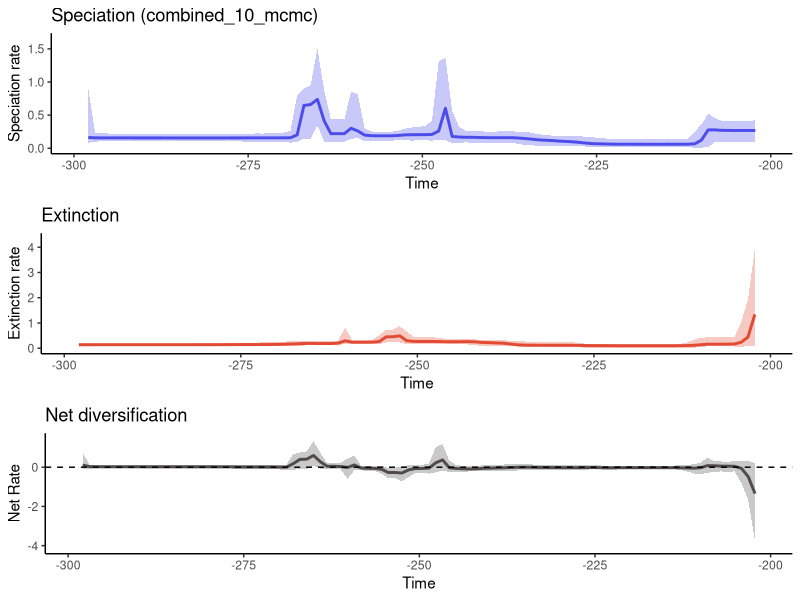

Reproduce this figure in R.

library(ggplot2)
library(scales)
library(gridExtra)

#Speciation Rate
time=c(-202.21563562, -203.18251686000002,-204.14939809999998,-205.11627934,-206.08316057999997,-207.05004182,-208.01692306,-208.98380429999997,-209.95068554,-210.91756678000002,-211.88444801999998,-212.85132926,-213.81821050000002,-214.78509173999998,-215.75197298,-216.71885421999997,-217.68573546,-218.6526167,-219.61949793999997,-220.58637918,-221.55326042000002,-222.52014165999998,-223.4870229,-224.45390414000002,-225.42078537999998,-226.38766662,-227.35454786000003,-228.3214291,-229.28831034,-230.25519157999997,-231.22207282,-232.18895406000001,-233.15583529999998,-234.12271654,-235.08959778000002,-236.05647901999998,-237.02336026,-237.99024150000002,-238.95712274,-239.92400398,-240.89088521999997,-241.85776646,-242.8246477,-243.79152893999998,-244.75841018,-245.72529142000002,-246.69217265999998,-247.6590539,-248.62593514000002,-249.59281638,-250.55969762,-251.52657885999997,-252.4934601,-253.46034134,-254.42722257999998,-255.39410382,-256.36098505999996,-257.3278663,-258.29474754,-259.26162878,-260.22851002,-261.19539126,-262.1622725,-263.12915374,-264.09603498,-265.06291622,-266.02979746,-266.99667869999996,-267.96355994,-268.93044118,-269.89732242,-270.86420366,-271.8310849,-272.79796613999997,-273.76484738,-274.73172862,-275.69860986,-276.6654911,-277.63237233999996,-278.59925358,-279.56613482,-280.53301606,-281.4998973,-282.46677854,-283.43365977999997,-284.40054102,-285.36742226,-286.33430350000003,-287.30118474,-288.26806598,-289.23494722,-290.20182846,-291.1687097,-292.13559094,-293.10247218,-294.06935341999997,-295.03623466,-296.0031159,-296.96999714000003,-297.93687838)
rate=c(0.2687860491136485, 0.2684323194175442,0.26831225288891625,0.26831225288891625,0.2693877319978879,0.27060781356838437,0.27734903539518063,0.27706514151055944,0.12301079380835808,0.0660837057749546,0.06171581958205036,0.06056209878409757,0.06052678445837355,0.06051009231706689,0.06049582978082324,0.06042377286107546,0.06042377286107546,0.06056209878409757,0.06086635395258553,0.06112740854548153,0.061242433883847425,0.061753960501063555,0.06390780615881478,0.06681007705186229,0.06905740747896846,0.07626714641384987,0.08704264561480567,0.09653972487222391,0.10235878702473762,0.10757829167114918,0.11551203839038479,0.12047820435342835,0.1254411944949209,0.135141335660355,0.14510005602641785,0.15339380206185593,0.15933765422354074,0.15954622702190435,0.1596542405427141,0.15974061350104563,0.16026884499780025,0.16227788547313413,0.16502458029230455,0.16542521905980268,0.1696714984385542,0.17869059795680242,0.6036298731510128,0.25874484639123013,0.2085075253143252,0.20486519281346077,0.20475056627168348,0.20430055409588888,0.20204268711886048,0.19332369155538326,0.1879502170319544,0.1879502170319544,0.1879502170319544,0.18923753730867304,0.19889591241830995,0.2608029916395066,0.3014864902192229,0.22035390277681152,0.22021707079144792,0.22068842681788325,0.415009761390976,0.7376008987303375,0.6602432196787396,0.6457504107591643,0.20198277927928882,0.1588030566411858,0.15717994897591925,0.15697143236504343,0.1569302496765102,0.15689099624859154,0.1568839022070621,0.15655051459081276,0.15644440802733572,0.15638457485394242,0.15610208457411165,0.15610208457411165,0.15607100732879975,0.15607100732879975,0.15603005417669344,0.15603005417669344,0.15593527001491692,0.15603005417669344,0.15603005417669344,0.15603005417669344,0.15607100732879975,0.15638457485394242,0.15638457485394242,0.15638457485394242,0.15644440802733572,0.15651882370363512,0.15655051459081276,0.1566138011698249,0.1566138011698249,0.1568866168432867,0.1574958996307537,0.16276694912505074)
minHPD=c(0.0992844221304142, 0.0975615583099531,0.0975615583099531,0.10057404702742104,0.10057404702742104,0.0975615583099531,0.0975615583099531,0.012605897604955901,0.011263108198004803,0.011451070382537513,0.011451070382537513,0.01554198756901734,0.01554198756901734,0.01744010013585533,0.01839767971967194,0.01839767971967194,0.01839767971967194,0.019295627892272304,0.019902347059542806,0.017916556702126208,0.019902347059542806,0.017916556702126208,0.019902347059542806,0.01839767971967194,0.019902347059542806,0.023725177454830805,0.032025204453669916,0.03309812089981593,0.03757726056144107,0.03944214953269,0.03861094551351633,0.039755485672068984,0.03944214953269,0.04213258444229106,0.05082326688374917,0.06059152744494904,0.0839882954211647,0.0839882954211647,0.0839882954211647,0.0841350698904608,0.08449765714116804,0.08540548205158607,0.08449765714116804,0.08795038417119556,0.0839882954211647,0.0801725954615504,0.12058961477097924,0.1325581258575156,0.11369270475704515,0.12057440238920118,0.12057440238920118,0.11576098664649735,0.12057440238920118,0.120094122907171,0.11501807036540615,0.11501807036540615,0.11501807036540615,0.11501807036540615,0.10570277322536684,0.15805490149787338,0.14072272596169655,0.09950275070971716,0.10013328373874582,0.0980097430029941,0.10052181752497823,0.35260414072918855,0.14309980110170104,0.14309980110170104,0.09487159365711796,0.08409395307180252,0.09856389699940697,0.09719848897500981,0.1000909145007293,0.09639680026626568,0.09856389699940697,0.1000909145007293,0.10174125140870105,0.1038735396104209,0.10554431638332482,0.10554431638332482,0.10554431638332482,0.10554431638332482,0.10554431638332482,0.10554431638332482,0.10554431638332482,0.10554431638332482,0.10554431638332482,0.10554431638332482,0.10554431638332482,0.10660753855850547,0.10660753855850547,0.10660753855850547,0.10660753855850547,0.10556595592767015,0.10556595592767015,0.10556595592767015,0.10453554985043398,0.10556595592767015,0.09890197614965333,0.08409395307180252)
maxHPD=c(0.42319199234912963, 0.41115477583140525,0.41115477583140525,0.41140998123936096,0.41140998123936096,0.4152534465253595,0.45349287713451575,0.5239499795348549,0.3583580820167121,0.2548693103921549,0.14358816817259554,0.13712321371413877,0.13606298885652554,0.1377252836850487,0.1377252836850487,0.1377252836850487,0.1377252836850487,0.1384750291540618,0.13959742702649103,0.13743436133843584,0.13959742702649103,0.13959742702649103,0.14577765168888895,0.153577059857705,0.16450999182035386,0.17277872022441376,0.18055392318270735,0.18378940747162262,0.18784343727658903,0.18834345338337155,0.19109574971895996,0.19650960251723212,0.21020465394980897,0.22978805234967475,0.2484928159332873,0.25186943266360007,0.25361807358578353,0.25361807358578353,0.25361807358578353,0.25186943266360007,0.2519433004273863,0.2564056677127268,0.25959853566875246,0.26674106232648626,0.3253966721802296,0.5676112601533241,1.3637206713588401,1.3115178466653101,0.4102721172802104,0.33913007699344627,0.32200594836098984,0.3134037142583643,0.29605421402553245,0.26158630681147826,0.25083260931115603,0.25083260931115603,0.25083260931115603,0.2531784678005521,0.3047755842033251,0.8148624471812539,0.8494121680446509,0.4378342535326911,0.437392059369498,0.4378342535326911,0.8807226770964113,1.5029122423736698,0.9515701085707341,0.9060756591528046,0.8035253212579779,0.26020818379886435,0.23541015298858606,0.22859715761299212,0.22781372502191838,0.22223163741104396,0.2232745112436568,0.22169582111086897,0.22223163741104396,0.22223163741104396,0.22223163741104396,0.2221328271450131,0.22114443690108457,0.22114443690108457,0.22114443690108457,0.22114443690108457,0.22114443690108457,0.22114443690108457,0.22114443690108457,0.22114443690108457,0.22114443690108457,0.22223163741104396,0.22223163741104396,0.22223163741104396,0.22223163741104396,0.2221328271450131,0.2221328271450131,0.22223163741104396,0.22223163741104396,0.2270246570774322,0.23541015298858606,0.8899309981981475)
# Create data frames for speciation plot
speciation_data <- data.frame(
  time = time,
  rate = rate,
  minHPD = minHPD,
  maxHPD = maxHPD
)
# Remove rows with NA in 'rate' column
speciation_data <- speciation_data[!is.na(speciation_data$rate), ]
# Speciation Rate Plot
p1 <- ggplot(speciation_data, aes(x = time)) +
  geom_ribbon(aes(ymin = minHPD, ymax = maxHPD), 
              fill = alpha('#4c4cec', 0.3), color = NA) +
  geom_line(aes(y = rate), color = '#4c4cec', size = 1) +
  scale_x_continuous(limits = c(-298.420319, -201.732195)) +
  scale_y_continuous(limits = c(0, 1.653203466611037)) +
  labs(x = 'Time', y = 'Speciation rate', 
       title = 'Speciation (combined_10_mcmc)') +
  theme_classic()

#Extinction Rate
time=c(-202.21563562, -203.18251686000002,-204.14939809999998,-205.11627934,-206.08316057999997,-207.05004182,-208.01692306,-208.98380429999997,-209.95068554,-210.91756678000002,-211.88444801999998,-212.85132926,-213.81821050000002,-214.78509173999998,-215.75197298,-216.71885421999997,-217.68573546,-218.6526167,-219.61949793999997,-220.58637918,-221.55326042000002,-222.52014165999998,-223.4870229,-224.45390414000002,-225.42078537999998,-226.38766662,-227.35454786000003,-228.3214291,-229.28831034,-230.25519157999997,-231.22207282,-232.18895406000001,-233.15583529999998,-234.12271654,-235.08959778000002,-236.05647901999998,-237.02336026,-237.99024150000002,-238.95712274,-239.92400398,-240.89088521999997,-241.85776646,-242.8246477,-243.79152893999998,-244.75841018,-245.72529142000002,-246.69217265999998,-247.6590539,-248.62593514000002,-249.59281638,-250.55969762,-251.52657885999997,-252.4934601,-253.46034134,-254.42722257999998,-255.39410382,-256.36098505999996,-257.3278663,-258.29474754,-259.26162878,-260.22851002,-261.19539126,-262.1622725,-263.12915374,-264.09603498,-265.06291622,-266.02979746,-266.99667869999996,-267.96355994,-268.93044118,-269.89732242,-270.86420366,-271.8310849,-272.79796613999997,-273.76484738,-274.73172862,-275.69860986,-276.6654911,-277.63237233999996,-278.59925358,-279.56613482,-280.53301606,-281.4998973,-282.46677854,-283.43365977999997,-284.40054102,-285.36742226,-286.33430350000003,-287.30118474,-288.26806598,-289.23494722,-290.20182846,-291.1687097,-292.13559094,-293.10247218,-294.06935341999997,-295.03623466,-296.0031159,-296.96999714000003,-297.93687838)
rate=c(1.3388401402117045, 0.4462862079862362,0.23722945270710805,0.16840988514096572,0.16346935693495157,0.16187340918723322,0.16009549119106975,0.1599951735526629,0.1361818101215231,0.11686321401381816,0.1070785096503242,0.10266449829471441,0.10050195655251573,0.09973638796941665,0.09967257299857205,0.0996977483257723,0.0996977483257723,0.09973638796941665,0.0996977483257723,0.09973638796941665,0.10024683299725475,0.10231799749663505,0.10392651623433835,0.10424490785135464,0.10550511246848315,0.10771905100356508,0.11433078956644237,0.11686321401381816,0.11709771109600989,0.11709771109600989,0.11758277584254627,0.11812657728297271,0.11899638072115525,0.12111493087111425,0.12810146027834052,0.14134673446319793,0.17598453037485057,0.2026557779372269,0.2115515225648894,0.2214846644258056,0.23130363007354549,0.25355143806729274,0.2610136931899767,0.2579097831075766,0.2567314793728588,0.2569586670113918,0.2644571909302884,0.26857102295339186,0.269661459592444,0.27024171974481215,0.2716174978561027,0.2993111917955801,0.4914006070529571,0.45574816309392746,0.4512489223582308,0.2657725144631535,0.2425709784844825,0.23933890321965057,0.2390791567574651,0.24012955366054467,0.2940616422326896,0.20419335178409165,0.18761379877431833,0.18724896004984742,0.1869864323647705,0.19318733802822818,0.18923925483161486,0.17604276215298797,0.16862679344476222,0.15900635819055153,0.15301257089178505,0.1479948833468258,0.14689409727088087,0.14658933587537903,0.1464908765784534,0.14629881529962657,0.14482529430121194,0.14305611207218716,0.14212707769338448,0.14145810469002962,0.14082757684043687,0.14068757630120526,0.14022506953706443,0.14022506953706443,0.1400824176529077,0.1400824176529077,0.1400824176529077,0.14006271664456582,0.1400520665614572,0.1399833377224984,0.13984546044766866,0.13946586240118286,0.13914512505973073,0.13914512505973073,0.13914512505973073,0.13914512505973073,0.13891008154057854,0.13847921791754814,0.13847921791754814,0.13819236835348864)
minHPD=c(0.1005840969004761, 0.08600185922168756,0.05978053659526649,0.06866762447062613,0.07748038210407669,0.07748038210407669,0.07489652113786749,0.07489652113786749,0.0502631814766509,0.019742943459155816,0.002737767190968527,0.014710739093809383,0.014710739093809383,0.017645897781845277,0.018192192091616002,0.018192192091616002,0.015736101602910352,0.015736101602910352,0.015736101602910352,0.01932890674552248,0.01932890674552248,0.01888555332812913,0.02122438851413409,0.02122438851413409,0.02122438851413409,0.01932890674552248,0.0484844745079187,0.06714143607904352,0.06008478576239674,0.06714143607904352,0.06596608174177035,0.06714143607904352,0.06596608174177035,0.06008478576239674,0.06596608174177035,0.07145907797194906,0.08029357578454015,0.08519444308127344,0.0880711381763085,0.08766115297514114,0.0945023424237976,0.12525688358553563,0.1505918896433044,0.15587175056329547,0.15587175056329547,0.15627346893136915,0.1558736494244624,0.15627346893136915,0.1519639842727648,0.15627346893136915,0.15627346893136915,0.1598050609038752,0.2313738723983306,0.23757480936670825,0.23407964368488132,0.15025496626162263,0.1551547198185588,0.15835841559338895,0.15804638486597894,0.15232754875065874,0.17715603455487183,0.10771938147781569,0.12082050302823126,0.115190831998494,0.11615524143945838,0.11615524143945838,0.10771938147781569,0.10757350370317044,0.10098178953925184,0.08607457091576699,0.09088290514108176,0.08719566948190333,0.08144209072544578,0.07907675096395457,0.08144209072544578,0.08144209072544578,0.07573116547636367,0.08135684698222646,0.08135684698222646,0.08135684698222646,0.08135684698222646,0.08135684698222646,0.08135684698222646,0.08135684698222646,0.08135684698222646,0.08135684698222646,0.08135684698222646,0.08135684698222646,0.08135684698222646,0.08123396823758879,0.08123396823758879,0.08123396823758879,0.07907675096395457,0.07907675096395457,0.07907675096395457,0.07907675096395457,0.07907675096395457,0.07907675096395457,0.07907675096395457,0.08056801792841714)
maxHPD=c(3.9412873201292564, 1.927257587373918,1.039577088731692,0.4327198116268513,0.42994681595952394,0.42994681595952394,0.42814983127047657,0.4327198116268513,0.41086045781824876,0.3278155034705718,0.22168393848700205,0.17492395392429436,0.16105087213227604,0.16105087213227604,0.16008730040156277,0.16008730040156277,0.1573886971367092,0.1573886971367092,0.1573886971367092,0.16008730040156277,0.15990304670376304,0.1638858053954246,0.16818076856235067,0.16958857652644543,0.1749190689948379,0.18675635828415524,0.22517545688688848,0.23471274278301665,0.2282861539578194,0.23471274278301665,0.23274726571567794,0.23471274278301665,0.23612561262367315,0.2483992427805109,0.2772935349591538,0.29567810463267125,0.30583033988348385,0.3092735708379692,0.31293490740394,0.3181989540704837,0.3271036757419447,0.3520658966098278,0.3630856621604108,0.34931593781755493,0.34931593781755493,0.3510989597888556,0.40013956885895813,0.43191283467052755,0.43311195653241696,0.44228588944922054,0.4570569061203061,0.6632980480935632,0.8662687189983949,0.7425824374013152,0.7375226783566725,0.512844359145703,0.3376403913117357,0.3376403913117357,0.3370173051490601,0.33743540095226426,0.8158668116074316,0.3061924439079226,0.29805180516388907,0.29180013647332714,0.29180013647332714,0.3038740577374522,0.29805180516388907,0.28768010708622616,0.27997177214356855,0.2571232888476653,0.25445574077057365,0.24061068409139444,0.23006775099707183,0.22550875195180453,0.22550875195180453,0.22506816202747085,0.21313664669118876,0.2084769661267979,0.20652474408655883,0.20324438214457027,0.20119199723091785,0.20011451003051814,0.19918000723028123,0.1985024756614764,0.1985024756614764,0.19918000723028123,0.19918000723028123,0.19918000723028123,0.1985024756614764,0.19918000723028123,0.19918000723028123,0.19960772516144745,0.19918000723028123,0.19918000723028123,0.19918000723028123,0.19960772516144745,0.20011451003051814,0.20119199723091785,0.20324438214457027,0.20652474408655883)
extinction_data <- data.frame(
  time = time,  # extinction time vector
  rate = rate,  # extinction rate vector
  minHPD = minHPD,  # extinction minHPD vector
  maxHPD = maxHPD   # extinction maxHPD vector
)
# Remove rows with NA in 'rate' column
extinction_data <- extinction_data[!is.na(extinction_data$rate), ]
# Extinction Rate Plot
p2 <- ggplot(extinction_data, aes(x = time)) +
  geom_ribbon(aes(ymin = minHPD, ymax = maxHPD), 
              fill = alpha('#e34a33', 0.3), color = NA) +
  geom_line(aes(y = rate), color = '#e34a33', size = 1) +
  scale_x_continuous(limits = c(-298.420319, -201.732195)) +
  scale_y_continuous(limits = c(0, 4.3354160521421825)) +
  labs(x = 'Time', y = 'Extinction rate', title = 'Extinction') +
  theme_classic()

#Net Diversification Rate
time=c(-202.21563562, -203.18251686000002,-204.14939809999998,-205.11627934,-206.08316057999997,-207.05004182,-208.01692306,-208.98380429999997,-209.95068554,-210.91756678000002,-211.88444801999998,-212.85132926,-213.81821050000002,-214.78509173999998,-215.75197298,-216.71885421999997,-217.68573546,-218.6526167,-219.61949793999997,-220.58637918,-221.55326042000002,-222.52014165999998,-223.4870229,-224.45390414000002,-225.42078537999998,-226.38766662,-227.35454786000003,-228.3214291,-229.28831034,-230.25519157999997,-231.22207282,-232.18895406000001,-233.15583529999998,-234.12271654,-235.08959778000002,-236.05647901999998,-237.02336026,-237.99024150000002,-238.95712274,-239.92400398,-240.89088521999997,-241.85776646,-242.8246477,-243.79152893999998,-244.75841018,-245.72529142000002,-246.69217265999998,-247.6590539,-248.62593514000002,-249.59281638,-250.55969762,-251.52657885999997,-252.4934601,-253.46034134,-254.42722257999998,-255.39410382,-256.36098505999996,-257.3278663,-258.29474754,-259.26162878,-260.22851002,-261.19539126,-262.1622725,-263.12915374,-264.09603498,-265.06291622,-266.02979746,-266.99667869999996,-267.96355994,-268.93044118,-269.89732242,-270.86420366,-271.8310849,-272.79796613999997,-273.76484738,-274.73172862,-275.69860986,-276.6654911,-277.63237233999996,-278.59925358,-279.56613482,-280.53301606,-281.4998973,-282.46677854,-283.43365977999997,-284.40054102,-285.36742226,-286.33430350000003,-287.30118474,-288.26806598,-289.23494722,-290.20182846,-291.1687097,-292.13559094,-293.10247218,-294.06935341999997,-295.03623466,-296.0031159,-296.96999714000003,-297.93687838)
net_rate=c(-1.3464825041499222, -0.4837227730725013,-0.059416666968048634,0.045152280317275584,0.05207861652490937,0.05498931762874331,0.07330408005366448,0.07917023072424763,-0.025904902107071994,-0.051224228831819436,-0.03990438670069768,-0.0313887337486889,-0.027211803254566073,-0.026502069771649563,-0.026365824186687512,-0.026472770167592162,-0.026388816155632117,-0.025920526974631486,-0.025769766179796195,-0.02564366764763703,-0.026257022422133295,-0.02813690352418273,-0.02756773121522231,-0.02371870018209522,-0.021504620674405863,-0.01944893403397998,-0.02541217182946125,-0.02524736718680219,-0.023536285425552122,-0.020199565800259573,-0.016874934447272893,-0.013929550603432251,-0.009848310837091862,-0.0038474564689232453,0.00016382726170602102,-0.004017485889440714,-0.01837369569754439,-0.03181963463372968,-0.03942687898494611,-0.048536625595992006,-0.05837363210719787,-0.08145026911776457,-0.09385082774317935,-0.08372003407080122,-0.06651462045150955,-0.03207708113024034,0.37134999832889914,0.22526386514629637,-0.04824740501883241,-0.06538126244449133,-0.07105298917220408,-0.13724431699280798,-0.2978048531778089,-0.26995815816622676,-0.27184636997650147,-0.10394288491741253,-0.06340343303806867,-0.057816803148467856,-0.0446092971143992,0.1141879695654842,-0.015217937073208725,0.03229522882717759,0.04477324035645822,0.04713074299282657,0.2741724917689904,0.5980637781580352,0.409297005580735,0.39780851068736084,0.1771527358372146,0.002496051662370662,0.005285895716813015,0.010824596749750665,0.01188751170840724,0.012448207077747603,0.012294467798979462,0.0114100479206354,0.013165381827342903,0.015397139784769824,0.016447425375140278,0.016936330888418765,0.017649345775595737,0.017750857313687585,0.017985173692434107,0.01787432415672208,0.017908581374037027,0.017912353670430214,0.017823937758894765,0.017911893262413707,0.018087117516686804,0.01868543821439276,0.01870113003101397,0.01902128703627401,0.01953955206254112,0.019646041190135664,0.01991139007094379,0.020140853745398552,0.020535154746614475,0.022329026210650204,0.03052001789517791,0.10590291059552769)
net_minHPD=c(-3.7577449057782912, -1.6817652246044217,-0.8152654553902149,-0.21180646184233828,-0.2407367792437077,-0.21475258509948053,-0.2407367792437077,-0.28387373601882837,-0.36165324871778604,-0.32524786540516554,-0.21454952070899463,-0.1300998642382527,-0.10843061304994639,-0.10843061304994639,-0.11033477112743753,-0.11033477112743753,-0.10843061304994639,-0.11223963189531473,-0.11223963189531473,-0.1115525278000155,-0.10843061304994639,-0.13385363292340188,-0.12888654177520026,-0.10843061304994639,-0.10843061304994639,-0.13082070329165177,-0.14083865009123597,-0.14083865009123597,-0.13978065436442966,-0.13257254349135922,-0.13257254349135922,-0.13978065436442966,-0.1324281793283451,-0.1359603672483981,-0.14637722382923046,-0.16881098398197875,-0.17407924683717693,-0.18161948337627606,-0.18853131967218367,-0.191132913340408,-0.2036533936185086,-0.21537115980407312,-0.21848933172350457,-0.22278828001171805,-0.24073603893483286,-0.2580392280121541,-0.15640739739132192,-0.2675244371563333,-0.32737570682667216,-0.29395061829635516,-0.30906365407500364,-0.5014900260142885,-0.7197971001773243,-0.5662469029383105,-0.5580975821074269,-0.3380345088875266,-0.18054975026039397,-0.17043860972235314,-0.16825763235095798,-0.16374105050855023,-0.5955660976906447,-0.11382293324590909,-0.0774032251365214,-0.07115191403270509,-0.06877250744499216,0.06437379036919083,-0.10908988688473215,-0.09777012028486418,-0.12936808281205567,-0.14108206992712372,-0.11449839660563685,-0.10094896777305533,-0.09743135126149617,-0.09743135126149617,-0.09743135126149617,-0.09477534825826697,-0.0864080051594884,-0.06541574366018518,-0.05808073438931702,-0.05808073438931702,-0.05808073438931702,-0.05808073438931702,-0.05808073438931702,-0.05808073438931702,-0.05808073438931702,-0.05808073438931702,-0.05808073438931702,-0.05808073438931702,-0.05808073438931702,-0.05656159900196246,-0.05656159900196246,-0.055883275169425484,-0.05793929272701043,-0.05656159900196246,-0.05656159900196246,-0.05430456247096421,-0.055883275169425484,-0.05793929272701043,-0.07720244873247412,-0.09447249772057423)
net_maxHPD=c(0.20019709306932534, 0.31834657969652425,0.3192557955888461,0.3192557955888461,0.2631056165423589,0.29450862210208484,0.3192557955888461,0.4846767439957488,0.24172992836969365,0.14912867853425732,0.11612937009779137,0.09599391321732934,0.08267540296095513,0.07629653075288892,0.0666201101862352,0.0666201101862352,0.0666201101862352,0.0666201101862352,0.07037067293804371,0.07037067293804371,0.0775174708796745,0.057303192482540885,0.0666201101862352,0.09409358300271442,0.10969565917736636,0.10175796827305052,0.10298813249032149,0.09646274139791894,0.10298813249032149,0.10571503107175641,0.10571503107175641,0.10700115709004511,0.1272120222204804,0.14264458461389007,0.16049121453555573,0.14465469130174125,0.14360574392810826,0.1366900247737835,0.12802854330438468,0.1208784924324936,0.08979988626447885,0.07995907795938995,0.08561478090026331,0.06916572584515343,0.10675512354843852,0.3335221279928337,1.1657529585776367,1.037827743268115,0.1808295806712224,0.12643844568420332,0.12308705435009343,0.10582439039246214,0.03117837336177498,-0.02654351045084119,-0.02654351045084119,0.061659106205700975,0.05420021401729583,0.05460259048749788,0.07578789958827481,0.5891138713066895,0.43748716414454547,0.22251574787327527,0.2060748152946547,0.20913128251591678,0.7355408889614184,1.320397509315238,0.80853149824086,0.7498373353983729,0.6603099471641326,0.1253768589064923,0.10908588811550551,0.10908588811550551,0.09842370593409033,0.09572141394020323,0.09236852377833323,0.09236852377833323,0.09639311759415138,0.103939060146114,0.10472506904344525,0.10139199939463536,0.09842370593409033,0.09749438299298828,0.09572141394020323,0.09572141394020323,0.09572141394020323,0.09572141394020323,0.09572141394020323,0.09572141394020323,0.09572141394020323,0.09639311759415138,0.09639311759415138,0.09639311759415138,0.09639311759415138,0.09954204719543927,0.10037001381899416,0.103939060146114,0.103939060146114,0.10540603860012532,0.1146044201996304,0.7699609347798902)
net_div_data <- data.frame(
  time = time,      # net diversification time vector
  rate = net_rate,  # net diversification rate vector
  minHPD = net_minHPD,  # net diversification minHPD vector
  maxHPD = net_maxHPD   # net diversification maxHPD vector
)
# Remove rows with NA in 'rate' column
net_div_data <- net_div_data[!is.na(net_div_data$rate), ]
# Net Diversification Rate Plot
p3 <- ggplot(net_div_data, aes(x = time)) +
  geom_ribbon(aes(ymin = minHPD, ymax = maxHPD), 
              fill = alpha('#504A4B', 0.3), color = NA) +
  geom_line(aes(y = rate), color = '#504A4B', size = 1) +
  geom_hline(yintercept = 0, linetype = "dashed") +
  scale_x_continuous(limits = c(-298.420319, -201.732195)) +
  scale_y_continuous(limits = c(-4.133519396356121, 1.452437260246762)) +
  labs(x = 'Time', y = 'Net Rate', title = 'Net diversification') +
  theme_classic()


## Just some old code to check if the time vectors are identical
# all_identical <- identical(time_spec, time_ext) && 
#                  identical(time_ext, time_div)
# print(paste("All time vectors identical:", all_identical))


# Save as PDF with the same dimensions
pdf(file = 'C:/Users/SimoesLabAdmin/Documents/BDNN_Arielli/updated_occurrence_analyses/model_2_and_5/200_its/synapsida_200/RTT_plots_ggplot_TEST.pdf', 
    width = 10, height = 15)

# Arrange plots one on top of the other
grid.arrange(p1, p2, p3, ncol = 1, nrow = 3)

dev.off()
